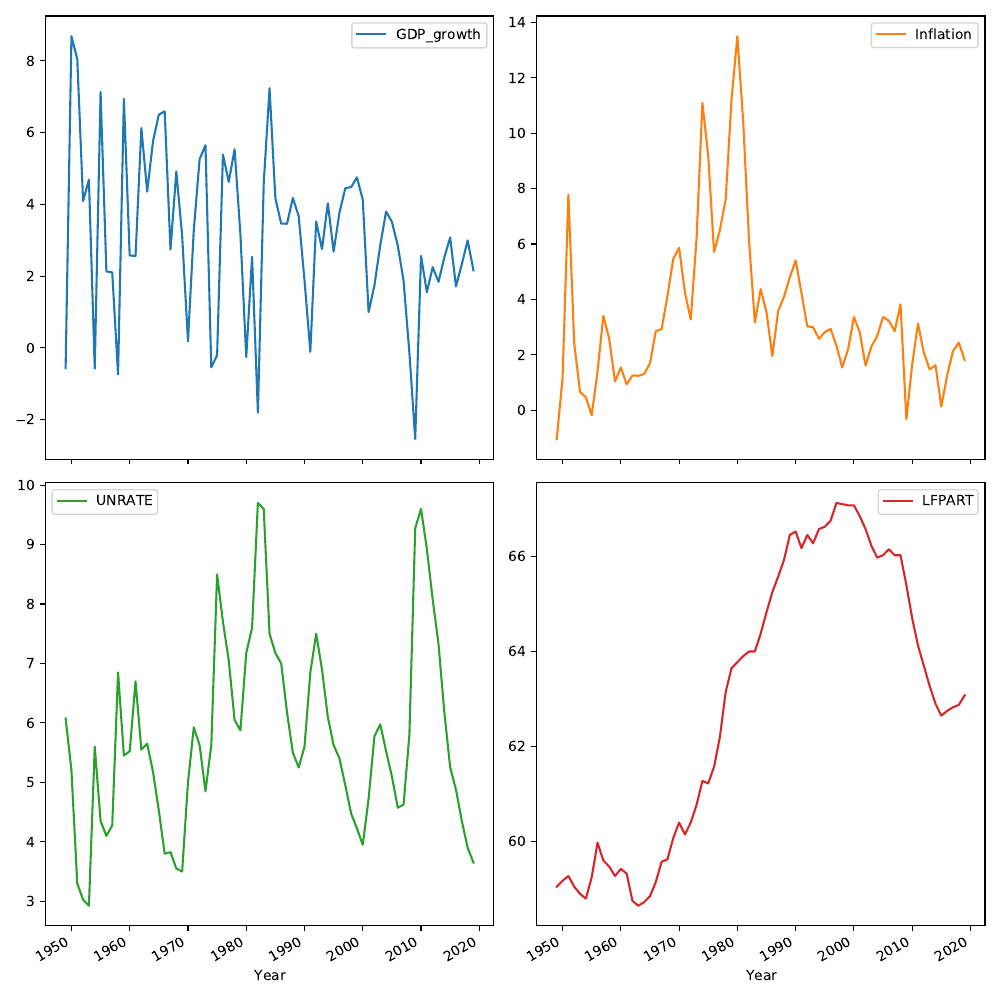

Write the Python code that produced this figure.
import pandas as pd
import numpy as np
import matplotlib.pyplot as plt

filepath = '../../../data/FRED_QTR.csv'

df = pd.read_csv(filepath, sep=',', index_col=['Year', 'Quarter'])
# Alternatively, set index columns later
# df = pd.read_csv(filepath, sep=',')
# df.set_index(keys=['Year', 'Quarter'], inplace=True)

# Convert to annual frequency
# Group by year
grp = df.groupby(['Year'])
# Compute annual data as mean of quarterly values
df_year = grp.mean()

# Alternative ways to perform the same aggregation:
# df_year = grp.agg('mean')
# df_year = grp.agg(np.mean)

# Compute CPI and GDP growth rates (in percent)
df_year['Inflation'] = df_year['CPI'].diff() / df_year['CPI'].shift() * 100.0
df_year['GDP_growth'] = df_year['GDP'].diff() / df_year['GDP'].shift() * 100.0

# Drop all rows that contain any NaNs
df_year = df_year.dropna(axis=0)

# Columns to plot
varnames = ['GDP_growth', 'Inflation', 'UNRATE', 'LFPART']
df_year.plot.line(y=varnames, subplots=True, layout=(2, 2),
                  sharex=True, figsize=(10, 10))

# Alternatively, we can call plot() directly, which
# defaults to generating a line plot:
#
# df_year.plot(y=varnames, subplots=True, layout=(2, 2),
#              sharex=True, figsize=(10, 10))

# Store figure
# Get reference to current figure object using gcf()
fig = plt.gcf()
fig.tight_layout()
fig.savefig('unit08_ex1.pdf')

